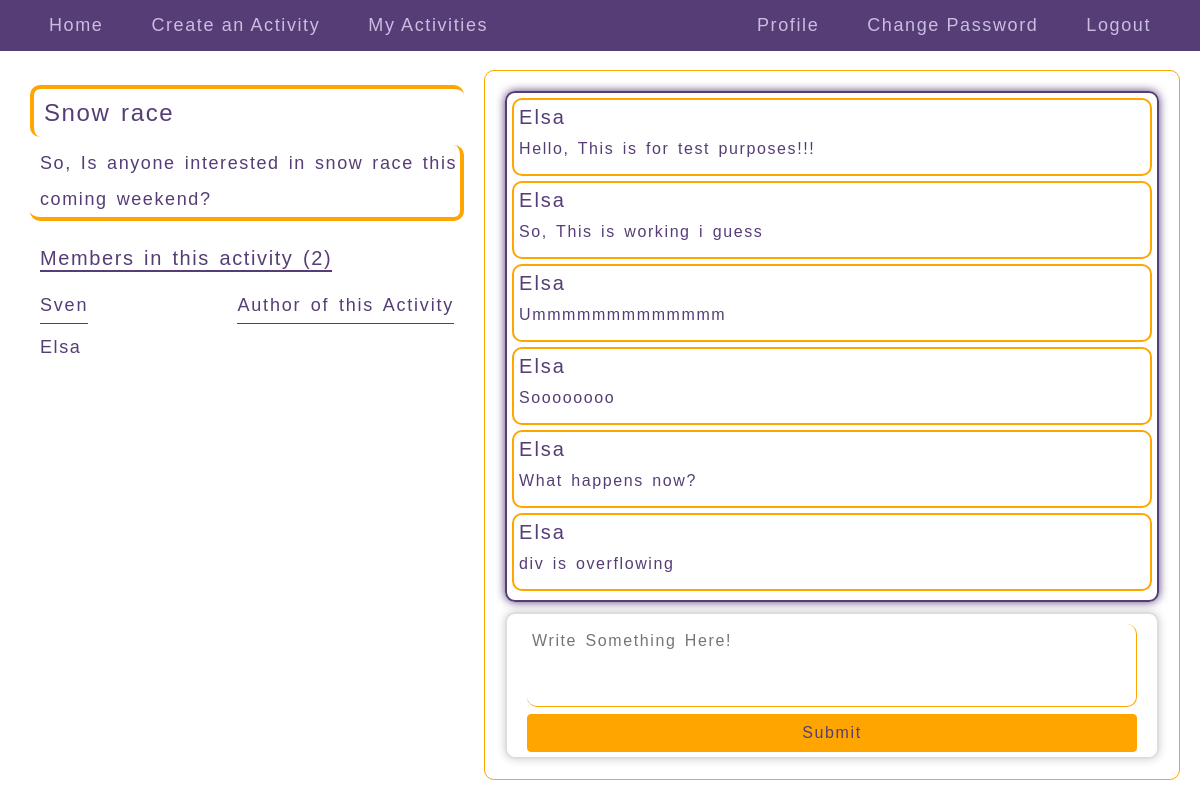
/activities/12 (signed in), run on the app's committed database.
### meet/models.py (models this page shows, shortened)
class Activity(models.Model):
    user = models.ForeignKey(User, on_delete=models.CASCADE, related_name="activities")
    title = models.CharField(max_length=128)
    description = models.TextField()
    time = models.DateTimeField(default=timezone.now)

class Joining(models.Model):
    user = models.ForeignKey(User, on_delete=models.CASCADE, related_name="joined_activities")
    activity = models.ForeignKey(Activity, on_delete=models.CASCADE, related_name="user_activities")

class Comment(models.Model):
    user = models.ForeignKey(User, on_delete=models.CASCADE, related_name="comments")
    activity = models.ForeignKey(Activity, on_delete=models.CASCADE, related_name="commented_activities")
    comment = models.TextField()

### meet/views.py (the view)
# urls.py: path("activities/<int:id>", views.displayactivity, name="display_activity"),
@login_required(login_url='/')
def displayactivity(request, id):
    if request.method == "POST":
        activity = Activity.objects.get(pk=id)
        user_comment = comment(request.POST)
        if user_comment.is_valid():
            obj = Comment(user=request.user, activity=activity, comment=user_comment.cleaned_data["description"])
            obj.save()
        return redirect("display_activity", id=id)
    else:
        activity = Activity.objects.get(pk=id)
        users = Joining.objects.filter(activity=activity).all()
        users_comments=Comment.objects.filter(activity=activity)
        users_list = []
        for user in users:
            users_list.append(user.user.username)
        form = comment()
        return render(request, "meet/activity.html", {
        "activity": activity, "users": users, "users_list": users_list, "form": form, "users_comments": users_comments
        })

### meet/views.py
class comment(forms.Form):
    description = forms.CharField(label="", widget=forms.Textarea(attrs={"rows": 3, "placeholder": "Write Something Here!"}))

### meet/templates/meet/activity.html (shortened to what this page needs)
{% extends "meet/layout.html" %}
{% block body %}
<div class="fc_display">
  <div class="left_half">
    <h4>{{ activity.title }}</h4>
    <p>{{ activity.description }}</p>
    <div class="left_half_members">
      <div class="fc_activity">
        <h5>Members in this activity ({{ users_list|length }})</h5>
      </div>
      <div class="activity_users_fc">
        <p>{{ activity.user.username }}</p>
        <p class="activity_users_author">Author of this Activity</p>
      </div>
      {% for user in users %}
        {% if user.user.username != activity.user.username %}
          <p class="activity_users">{{ user.user.username }}</p>
        {% endif %}
      {% endfor %}
    </div>
  </div>
  <div class="right_half">
    <div class="right_half_body">
      {% for comment in users_comments %}
        <div class="users_comments_on_activity">
          <h5>{{ comment.user.username }}</h5>
          <p>{{ comment.comment }}</p>
        </div>
      {% endfor %}
    </div>
    <div class="right_half_input">
      <form class="" method="post">
        {{ form }}
        <button type="submit" class="btn common_button">Submit</button>
      </form>
    </div>
  </div>
</div>
{% endblock %}

### meet/static/meet/styles.css (style rules this page uses)
* { font-family: Arial, sans-serif; }
html, body { padding: 0; margin: 0; }
.fc_display { height: calc(100vh - 60px); display: flex; padding: 15px; box-sizing: border-box; color: #563d76; letter-spacing: 0.1em; word-spacing: 0.15em; }
.fc_display > * { margin-right: 5px; }
.left_half, .right_half { flex-basis: 40%; box-sizing: border-box; padding: 15px; border: 1px solid #563d76; border: 1px solid orange; border-radius: 10px; }
.right_half { flex-basis: 60%; }
.left_half { border: none; font-size: 18px; }
.left_half p { margin: 0; }
.left_half h4, .left_half > p { padding-left: 10px; border-left: 4px solid orange; border-top: 4px solid orange; line-height: 2; border-radius: 10px; }
.left_half > p { border: none; border-right: 4px solid orange; border-bottom: 4px solid orange; }
.left_half_members { padding: 10px; }
.left_half_members h5 { margin: 0; border-bottom: 2px solid #563d76; }
.form_update button, .password_reset_complete a, .pagination_links a, .common_button { color: orange; border-color: #563d76; background: #563d76; color: #563d76; border-color: orange; background: orange; }
fieldset div, form > * { margin: 10px 0px; }
form { padding: 20px; border: 2px solid #ddd; border-radius: 10px; box-shadow: 0 0 10px #ccc; }
.fc_activity { display: flex; flex-flow: row wrap; align-items: center; margin: 15px 0; }
.fc_activity > * { margin: 5px 0; }
.activity_users_fc { display: flex; line-height: 2; letter-spacing: 0.1em; word-spacing: 0.15em; margin: 10px 0; }
.activity_users_fc > * { border-bottom: 1px solid #563d76; }
.activity_users_fc p.activity_users_author { margin-left: auto; }
.right_half * { letter-spacing: 0.1em; word-spacing: 0.15em; }
.right_half { height: 100%; display: flex; flex-direction: column; }
.right_half > * { margin: 5px; }
.right_half_header, .right_half_input { flex-basis: 15%; }
.right_half_body { padding: 5px; padding-bottom: 0; flex-basis: 85%; height: 75%; overflow: auto; }
.users_comments_on_activity { border: 2px solid orange; border-radius: 10px; padding: 5px; box-shadow: 0 0 5px solid orange; margin-bottom: 5px; }
.right_half_input input, .right_half_input textarea { border-radius: 10px; padding: 5px; height: 100%; width: 100%; box-sizing: border-box; border-color: orange; border-top: 0; border-left: 0; color: #563d76; }
.right_half_input * { margin: 0; }
.right_half_input textarea { resize: none; }
.right_half_input button { width: 100%; }
.right_half_body { border: 2px solid #563d76; border-radius: 10px; box-shadow: 0 0 10px #563d76; }
.right_half_body p { margin-bottom: 0.5em; }
.right_half_input form { padding-top: 10px; padding-bottom: 5px; }

### data on the page
Activity: title "Snow race", description "So, Is anyone interested in snow race this coming weekend?", user.username "Sven"
Joining: user.username "Elsa"
Comment: user.username "Elsa", comment "Hello, This is for test purposes!!!"
Comment: user.username "Elsa", comment "So, This is working i guess"
Comment: user.username "Elsa", comment "Ummmmmmmmmmmmm"
Comment: user.username "Elsa", comment "Soooooooo"
Comment: user.username "Elsa", comment "What happens now?"
Comment: user.username "Elsa", comment "div is overflowing"

### other printed values
{{ users_list|length }} "2"
